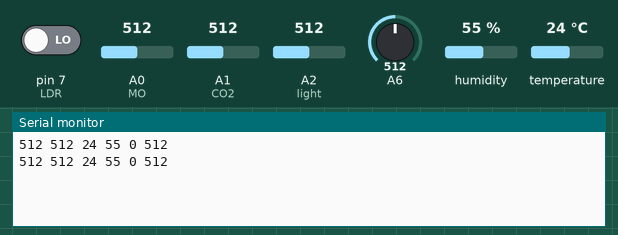
A sketch run on a simulated Arduino Uno, built with avr-gcc and run on an emulated ATmega328P. Shown: the last lines printed to the serial monitor. Inputs (shaded band) come from the test bench; at power-on: humidity 55 %, A0 (MO) = 512, A1 (CO2) = 512, A2 (light) = 512, A6 = 512, pin 7 (LDR) LOW, temperature 24 °C.

Above: at 2.8 s.
2.9 s: humidity set to 22 %
At 5.1 s:
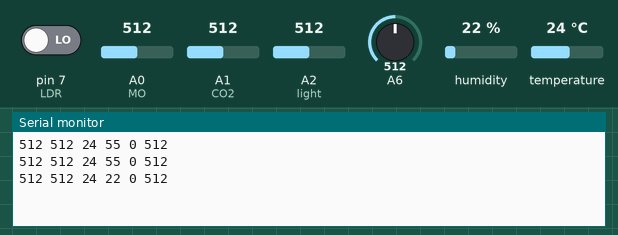
5.4 s: A0 (MO) set to 716
At 6.6 s:
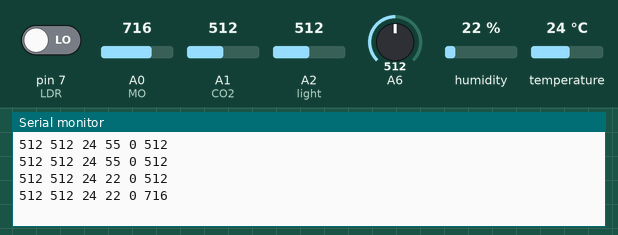
7.9 s: A1 (CO2) set to 716
At 9.0 s:
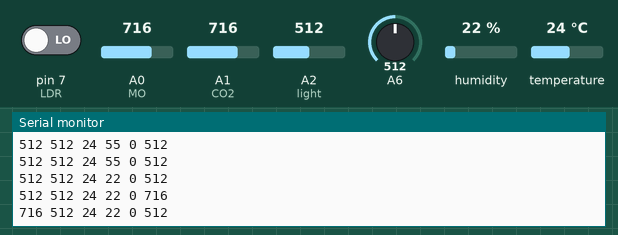
10.4 s: A2 (light) set to 716
At 12.7 s:
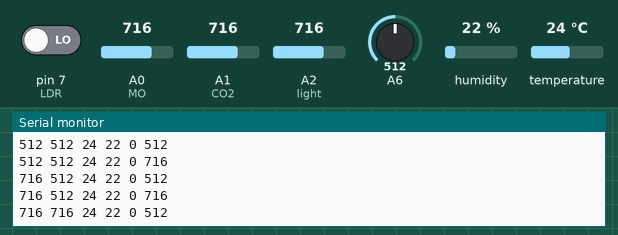
12.9 s: A6 set to 306
At 15.1 s:
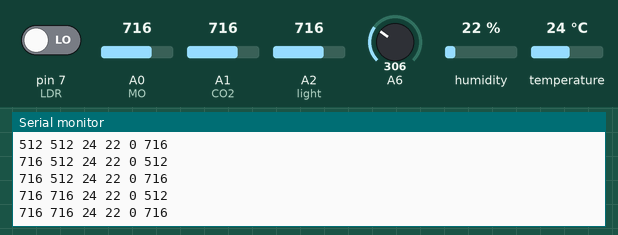
15.4 s: pin 7 (LDR) driven HIGH
At 17.5 s:
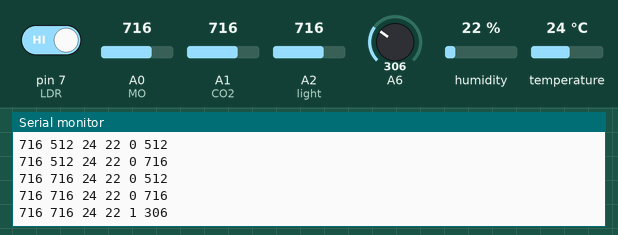
Timing chart, 0 to 18.9 s (numbered marks = the images above; inputs shaded):
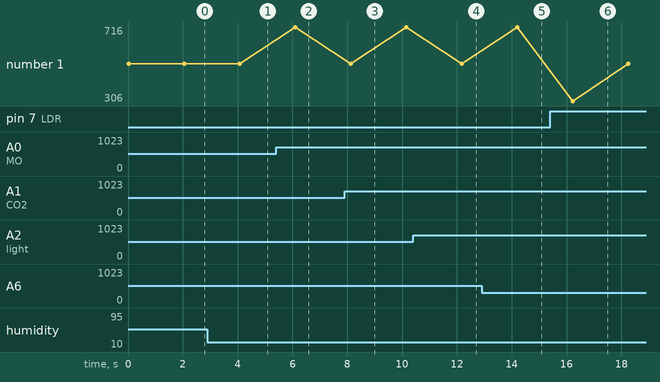

Measured:
- after the input at 2.9 s, the serial monitor: prints a new line after 1.2 s (image 1)
- after the input at 5.4 s, the serial monitor: prints a new line after 0.70 s (image 2)
- after the input at 7.9 s, the serial monitor: prints a new line after 0.22 s (image 3)
- after the input at 10.4 s, the serial monitor: prints a new line after 1.8 s (image 4)
- after the input at 15.4 s, the serial monitor: prints a new line after 0.82 s (image 6)
- plotted number 1: 512 → 716 after the input at 5.4 s

The sketch:

MetaGreen.ino
```cpp
#include <IRremote.h>
#include <SimpleDHT.h>


int MO = A0;
int CO2 = A1;
int light = A2;
int DHT = 3;
int LDR = 7;
int ir = 11;

SimpleDHT11 dht11(10);

byte temp = 0;
byte hmid = 0;

int s = 0;
int l = 0;
int D = 0;
int w = 0;
int i = 0;
int m = 0;

void setup() {
  // put your setup code here, to run once:
pinMode(MO, INPUT);
pinMode(light, INPUT);
pinMode(CO2, INPUT);
pinMode(ir, INPUT);
pinMode(LDR, INPUT);

Serial.begin(9600);
IrReceiver.begin(ir, ENABLE_LED_FEEDBACK);

}

void loop() {
  // put your main code here, to run repeatedly:


  s = analogRead(CO2);
  l = analogRead(light);
  m = analogRead(m);
  w = digitalRead(LDR);
  D = dht11.read(&temp, &hmid,NULL);


int lst[] = {s,l,temp,hmid,w,m};

for (byte i = 0; i < 6; i = i + 1) {
  Serial.print(lst[i]);
  Serial.print(" ");
}

 if (IrReceiver.decode())
   {
      unsigned long keycode = IrReceiver.decodedIRData.command;
      Serial.print(keycode, HEX);
      if ((IrReceiver.decodedIRData.flags & IRDATA_FLAGS_IS_REPEAT)) // ignore repeat code
      {
         IrReceiver.resume();
         return;
      }
      IrReceiver.resume();

}

Serial.println();
  delay(2000);


}
```
